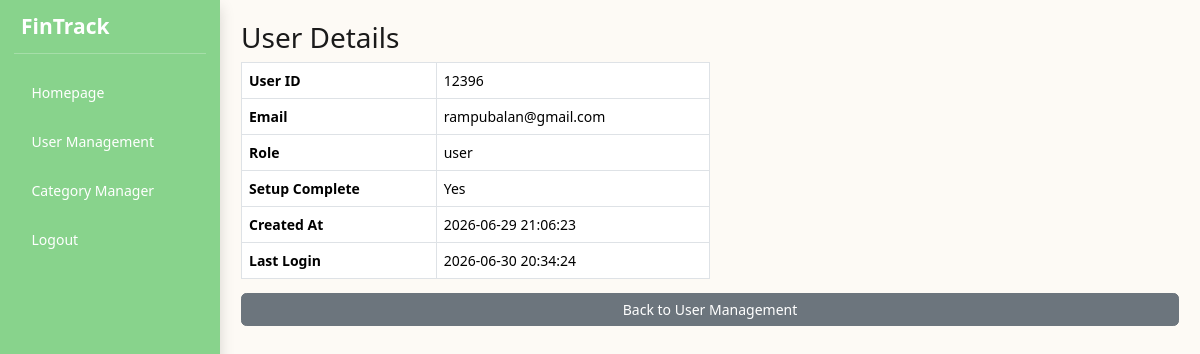
Page /view-user.php?user_id=12396 (signed in) on the committed database.
### tables this page shows
CREATE TABLE `user` (
  `user_id` int(11) NOT NULL,
  `email` varchar(50) NOT NULL,
  `password` varchar(255) NOT NULL,
  `role` enum('admin','user') DEFAULT 'user',
  `verification_token` varchar(255) DEFAULT NULL,
  `is_verified` tinyint(1) DEFAULT 0,
  `setup_complete` int(11) NOT NULL DEFAULT 1,
  `created_at` datetime DEFAULT current_timestamp(),
  `last_login` datetime DEFAULT NULL
);

### view-user.php (the view, shortened to what this page needs)
<?php
include('db_connect.php');
$user_id = intval($_GET['user_id']);
$result = mysqli_query($conn, "SELECT user_id, email, role, setup_complete, created_at, last_login FROM user WHERE user_id = $user_id LIMIT 1");
$user = mysqli_fetch_assoc($result);
?>
<!DOCTYPE html>
<html lang="en">
<head>
    <link href="https://cdn.jsdelivr.net/npm/bootstrap@5.3.3/dist/css/bootstrap.min.css" rel="stylesheet">
    <link rel="stylesheet" href="assets/css/style.css">
</head>
<body>
<div id="wrapper" class="d-flex vh-100 w-100" style="overflow: hidden;">
    <?php include 'sidebar.php'; ?>
    <div id="page-content-wrapper" class="flex-grow-1 d-flex flex-column p-4" style="overflow: hidden;">
        <h2>User Details</h2>
        <table class="table table-bordered w-50">
            <tr><th>User ID</th><td><?php echo htmlspecialchars($user['user_id']); ?></td></tr>
            <tr><th>Email</th><td><?php echo htmlspecialchars($user['email']); ?></td></tr>
            <tr><th>Role</th><td><?php echo htmlspecialchars($user['role']); ?></td></tr>
            <tr><th>Setup Complete</th><td><?php echo $user['setup_complete'] ? 'Yes' : 'No'; ?></td></tr>
            <tr><th>Created At</th><td><?php echo htmlspecialchars($user['created_at']); ?></td></tr>
            <tr><th>Last Login</th><td><?php echo $user['last_login'] ? htmlspecialchars($user['last_login']) : 'Never'; ?></td></tr>
        </table>
        <a href="user-management.php" class="btn btn-secondary">Back to User Management</a>
    </div>
</div>
</body>
</html>

### assets/css/style.css (style rules this page uses)
:root { --background-cream: #FDFAF5; --text-main: #1A1A1A; --border: #E0D7C6; --safe: #88D38C; --warning: #FFA81C; --danger: #CC1808; }
body { background-color: var(--background-cream) !important; color: var(--text-main); height: 100vh; overflow: hidden; }
#page-content-wrapper { padding: 1.5rem !important; width: calc(100% - 250px); height: 100vh; overflow: hidden; }
body, html { font-size: 14px; height: 100%; overflow: hidden; }

### rows in the picture
user: user_id "12396", email "rampubalan@gmail.com", role "user", created_at "2026-06-29 21:06:23", last_login "2026-06-30 20:34:24"
